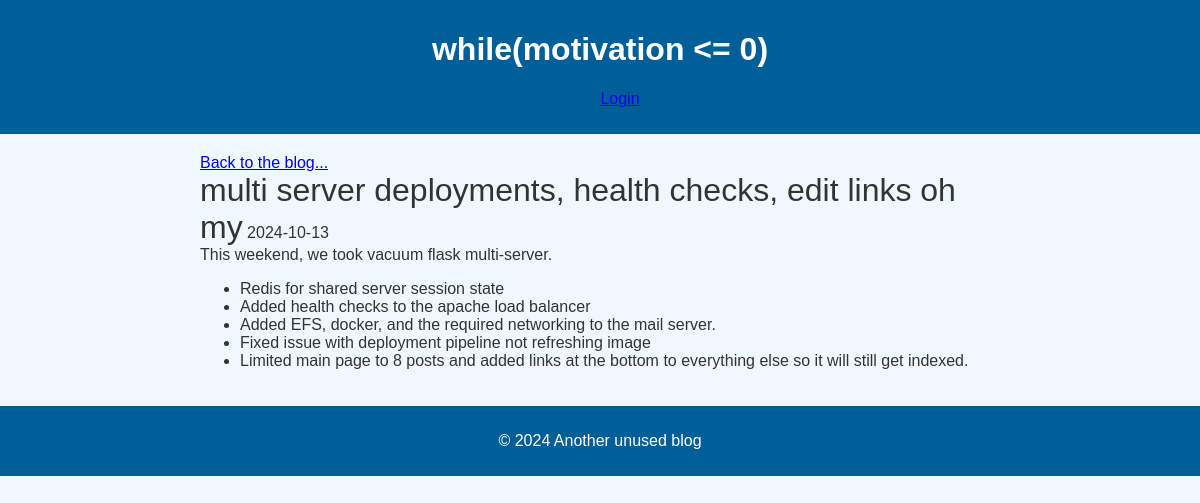
The app's page /post/212 with its own data.
### tables this page shows
CREATE TABLE post
(
    id      integer not null
        constraint id
            primary key autoincrement,
    subject TEXT
, date INTEGER, rss_description TEXT, seo_keywords TEXT, body TEXT, old_id TEXT);

### app.py (the view)
@app.route('/post/<int:number>')
def blogpost(number):
    post = objects.blog_post()
    post.dbfile = db_path
    post.load(number)
    return render_template("post.html",blog=post)

### objects.py (called while the page is built)
    def load(self, id):
        if os.path.exists(self.dbfile):
            conn = sqlite3.connect(self.dbfile)
            sql = "SELECT * FROM post WHERE id = ?"
            cur = conn.cursor()
            cur.execute(sql, [id])
            results = cur.fetchall()
            cur.close()
            conn.close()
            self.id = results[0][0]
            self.subject = results[0][1]
            self.date = results[0][2]
            self.rss = results[0][3]
            self.seo = results[0][4]
            self.body = results[0][5]
            return True
        else:
            print("DB file not set")

### templates/post.html
{% extends 'post_base.html' %}
{% block content %}
    <a href="/">Back to the blog...</a><br/>
    <div class="postblock" data-keywords="{{ blog['seo'] }}">
        <a id="{{ blog['id'] }}">
            <span class="posttitle">{{ blog['subject'] }}</span>
            <span class="postdate">{{ blog['date'] }}</span>
        </a><br/>
        {{ blog['body'] | safe }}
    </div>
{% endblock %}

### static/style.css (style rules this page uses)
body { font-family: Arial, sans-serif; background-color: #f0f8ff; color: #333; margin: 0; padding: 0; }
.posttitle { font-size: xx-large; }

### records on screen
post: subject "multi server deployments, health checks, edit links oh my", date "2024-10-13", body "This weekend, we took vacuum flask multi-server. Redis for shared server session state Added health checks to the apache load balancer Added EFS, docker, and the required networking to the mail server. Fixed issue with deployment pipeline not refreshing image Limited main page to 8 posts and added links at the bottom to everything else so it will still get indexed."
